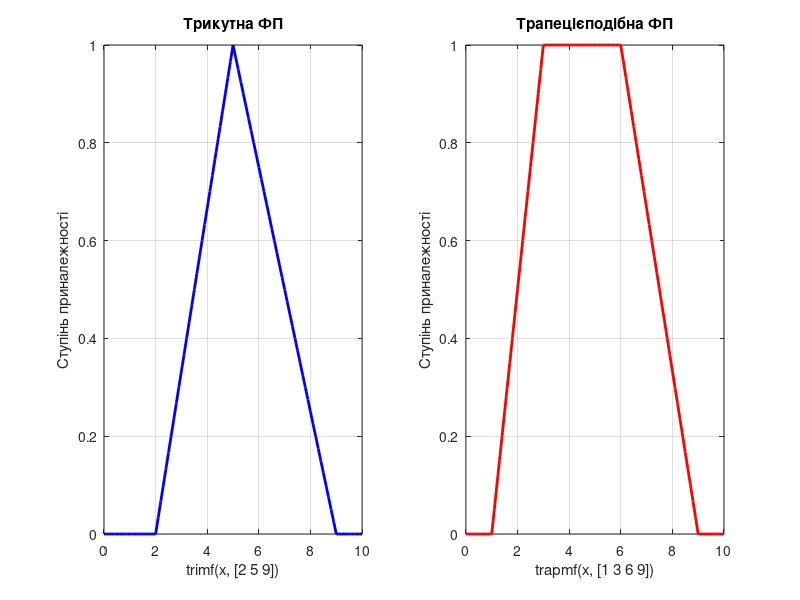

Write the MATLAB code that produced this figure.
% Завдання 1. Трикутна і трапецієподібна функції приналежності

x = 0:0.1:10;

% --- Трикутна ФП ---
subplot(1, 2, 1);
y_trimf = trimf(x, [2 5 9]);
plot(x, y_trimf, 'b', 'LineWidth', 2);
xlabel('trimf(x, [2 5 9])');
ylabel('Ступінь приналежності');
title('Трикутна ФП');
grid on;

% --- Трапецієподібна ФП ---
subplot(1, 2, 2);
y_trapmf = trapmf(x, [1 3 6 9]);
plot(x, y_trapmf, 'r', 'LineWidth', 2);
xlabel('trapmf(x, [1 3 6 9])');
ylabel('Ступінь приналежності');
title('Трапецієподібна ФП');
grid on;
